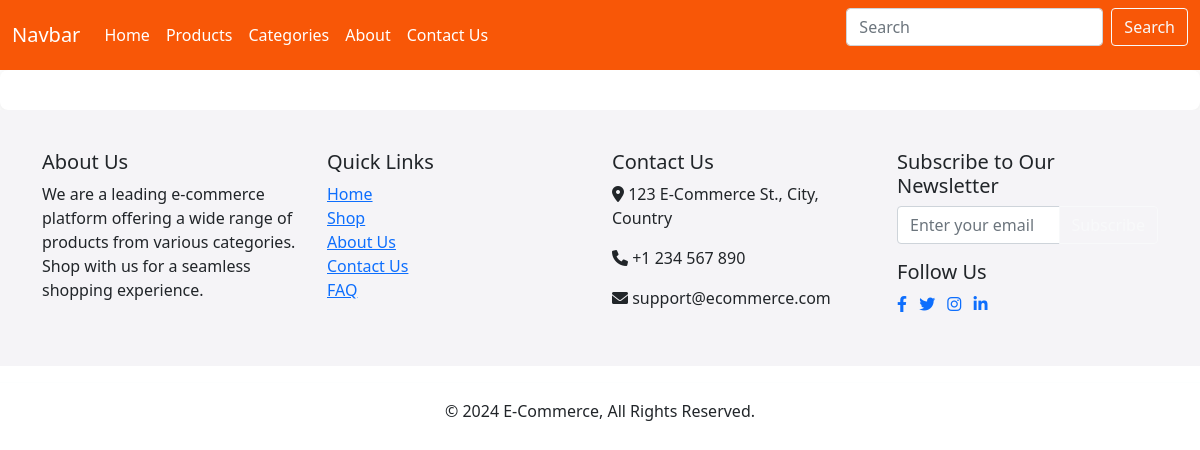
Page /product/product-details/1/ on the earlier database version.
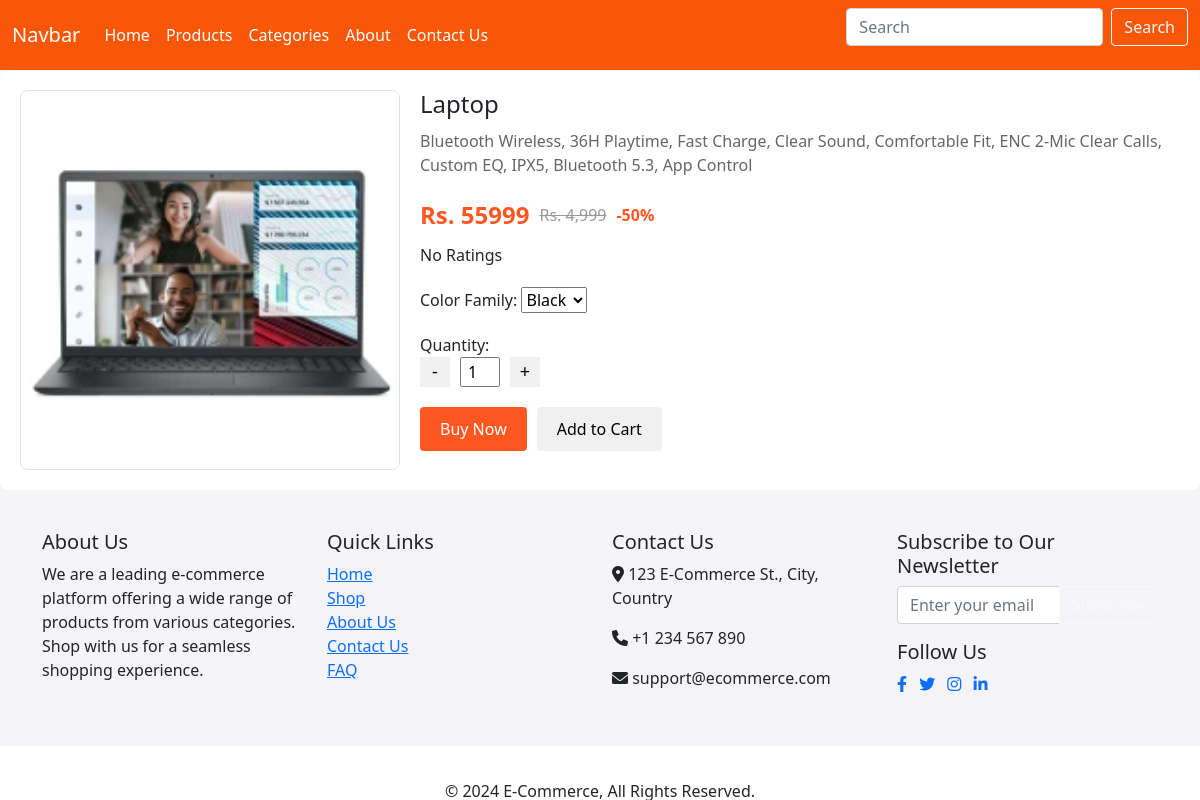
Same page on the later database version.
### product/models.py (models this page shows, shortened)
class Product(models.Model):
    name = models.CharField(max_length = 2000)
    price = models.IntegerField()
    discount = models.IntegerField()
    image = models.ImageField(upload_to='products/images/', null = True)
    description = models.TextField()
    category = models.ForeignKey(Categories, on_delete=models.CASCADE)

### product/views.py (the view)
# urls.py: path('product-details/<int:id>/', views.productDetail, name = "productdetail"),
def productDetail(request, id):
    single_product = Product.objects.filter(id = id)
    all_products = Product.objects.all()
    data = {
        "product" : single_product,
        "products" : all_products,
    }
    return render(request, "single_product.html", data)

### templates/single_product.html (shortened to what this page needs)
{% extends "base.html" %}
{% block content %}
{% load static %}
<!DOCTYPE html>
<html lang="en">
<head>
    <link rel="stylesheet" href="/static/css/single_product_style.css">
</head>
<body>
    <div class="product-page">
        {% for pro in product %}
        <div class="product-images">
            <img src="{{pro.image.url}}" alt="{{pro.name}}" class="main-image">
        </div>
        {% endfor %}
        {% for product in product %}
        <div class="product-details">
            <h1>{{product.name}}</h1>
            <p class="description">Bluetooth Wireless, 36H Playtime, Fast Charge, Clear Sound, Comfortable Fit, ENC 2-Mic Clear Calls, Custom EQ, IPX5, Bluetooth 5.3, App Control</p>
            <div class="price">
                <span class="current-price">Rs. {{product.price}}</span>
                <span class="original-price">Rs. 4,999</span>
                <span class="discount">-50%</span>
            </div>
            <div class="rating">
                <p>No Ratings</p>
            </div>
            <div class="color-selection">
                <label for="color">Color Family:</label>
                <select id="color" name="color">
                    <option value="black">Black</option>
                </select>
            </div>
            <div class="quantity-selection">
                <label for="quantity">Quantity:</label>
                <div class="quantity-control">
                    <button class="decrease">-</button>
                    <input type="number" id="quantity" name="quantity" value="1">
                    <button class="increase">+</button>
                </div>
            </div>
            <div class="buttons">
                <button class="buy-now">Buy Now</button>
                <button class="add-to-cart">Add to Cart</button>
            </div>
        </div>
        {% endfor %}
    </div>
</body>
</html>
{% endblock %}

Differences in the rows shown:
added Product: image (picture), name "Laptop", price "55999"
